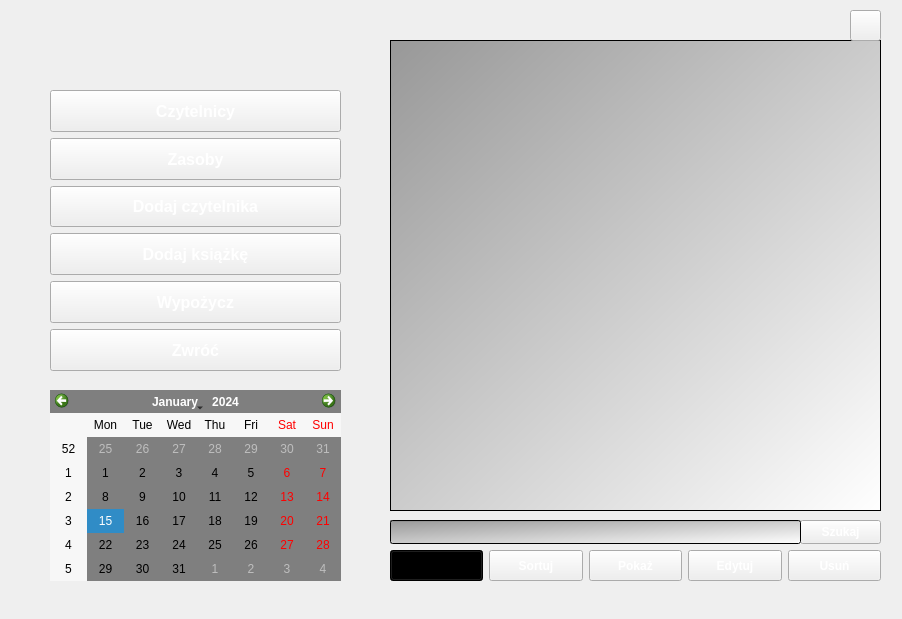
<?xml version="1.0" encoding="UTF-8"?>
<ui version="4.0">
 <class>Library</class>
 <widget class="QMainWindow" name="Library">
  <property name="geometry">
   <rect>
    <x>0</x>
    <y>0</y>
    <width>902</width>
    <height>619</height>
   </rect>
  </property>
  <property name="windowTitle">
   <string>Library</string>
  </property>
  <property name="styleSheet">
   <string notr="true"/>
  </property>
  <widget class="QWidget" name="centralwidget">
   <property name="styleSheet">
    <string notr="true">QWidget#centralwidget {
border-image: url(:/img/Back.png);
}
</string>
   </property>
   <widget class="QWidget" name="verticalLayoutWidget_2">
    <property name="geometry">
     <rect>
      <x>390</x>
      <y>40</y>
      <width>491</width>
      <height>471</height>
     </rect>
    </property>
    <layout class="QVBoxLayout" name="verticalLayout_2">
     <item>
      <widget class="QTableView" name="data">
       <property name="font">
        <font>
         <pointsize>10</pointsize>
         <bold>true</bold>
        </font>
       </property>
       <property name="styleSheet">
        <string notr="true">background-color: qlineargradient(spread:pad, x1:0, y1:0, x2:1, y2:1, stop:0 rgba(152, 152, 152, 255), stop:1 rgba(255, 255, 255, 255));</string>
       </property>
      </widget>
     </item>
    </layout>
   </widget>
   <widget class="QCalendarWidget" name="calendarWidget">
    <property name="geometry">
     <rect>
      <x>50</x>
      <y>390</y>
      <width>291</width>
      <height>191</height>
     </rect>
    </property>
    <property name="styleSheet">
     <string notr="true">background-color: rgb(127, 127, 127);</string>
    </property>
   </widget>
   <widget class="QWidget" name="layoutWidget">
    <property name="geometry">
     <rect>
      <x>50</x>
      <y>90</y>
      <width>291</width>
      <height>281</height>
     </rect>
    </property>
    <layout class="QGridLayout" name="gridLayout">
     <item row="3" column="0">
      <widget class="QPushButton" name="AddReader">
       <property name="sizePolicy">
        <sizepolicy hsizetype="Expanding" vsizetype="Expanding">
         <horstretch>0</horstretch>
         <verstretch>0</verstretch>
        </sizepolicy>
       </property>
       <property name="font">
        <font>
         <pointsize>12</pointsize>
         <bold>true</bold>
        </font>
       </property>
       <property name="styleSheet">
        <string notr="true">QPushButton {
	border-image: url(:/img/Button.png);
	color: white;
}
QPushButton:hover {
	
	border-image: url(:/img/Hover.png);
	color: white;
}
QPushButton:pressed {
	border-image: url(:/img/Pressed.png);
	color: white;
}</string>
       </property>
       <property name="text">
        <string>Dodaj czytelnika</string>
       </property>
      </widget>
     </item>
     <item row="4" column="0">
      <widget class="QPushButton" name="AddBook">
       <property name="sizePolicy">
        <sizepolicy hsizetype="Expanding" vsizetype="Expanding">
         <horstretch>0</horstretch>
         <verstretch>0</verstretch>
        </sizepolicy>
       </property>
       <property name="font">
        <font>
         <pointsize>12</pointsize>
         <bold>true</bold>
        </font>
       </property>
       <property name="styleSheet">
        <string notr="true">QPushButton {
	border-image: url(:/img/Button.png);
	color: white;
}
QPushButton:hover {
	
	border-image: url(:/img/Hover.png);
	color: white;
}
QPushButton:pressed {
	border-image: url(:/img/Pressed.png);
	color: white;
}</string>
       </property>
       <property name="text">
        <string>Dodaj książkę</string>
       </property>
      </widget>
     </item>
     <item row="1" column="0">
      <widget class="QPushButton" name="ShowReaders">
       <property name="sizePolicy">
        <sizepolicy hsizetype="Expanding" vsizetype="Expanding">
         <horstretch>0</horstretch>
         <verstretch>0</verstretch>
        </sizepolicy>
       </property>
       <property name="baseSize">
        <size>
         <width>0</width>
         <height>0</height>
        </size>
       </property>
       <property name="font">
        <font>
         <family>Segoe UI</family>
         <pointsize>12</pointsize>
         <bold>true</bold>
        </font>
       </property>
       <property name="styleSheet">
        <string notr="true">QPushButton {
	border-image: url(:/img/Button.png);
	color: white;
}
QPushButton:hover {
	
	border-image: url(:/img/Hover.png);
	color: white;
}
QPushButton:pressed {
	border-image: url(:/img/Pressed.png);
	color: white;
}</string>
       </property>
       <property name="text">
        <string>Czytelnicy</string>
       </property>
      </widget>
     </item>
     <item row="6" column="0">
      <widget class="QPushButton" name="Unrent">
       <property name="sizePolicy">
        <sizepolicy hsizetype="Expanding" vsizetype="Expanding">
         <horstretch>0</horstretch>
         <verstretch>0</verstretch>
        </sizepolicy>
       </property>
       <property name="font">
        <font>
         <pointsize>12</pointsize>
         <bold>true</bold>
        </font>
       </property>
       <property name="styleSheet">
        <string notr="true">QPushButton {
	border-image: url(:/img/Button.png);
	color: white;
}
QPushButton:hover {
	
	border-image: url(:/img/Hover.png);
	color: white;
}
QPushButton:pressed {
	border-image: url(:/img/Pressed.png);
	color: white;
}</string>
       </property>
       <property name="text">
        <string>Zwróć</string>
       </property>
      </widget>
     </item>
     <item row="5" column="0">
      <widget class="QPushButton" name="Rent">
       <property name="sizePolicy">
        <sizepolicy hsizetype="Expanding" vsizetype="Expanding">
         <horstretch>0</horstretch>
         <verstretch>0</verstretch>
        </sizepolicy>
       </property>
       <property name="font">
        <font>
         <pointsize>12</pointsize>
         <bold>true</bold>
        </font>
       </property>
       <property name="styleSheet">
        <string notr="true">QPushButton {
	border-image: url(:/img/Button.png);
	color: white;
}
QPushButton:hover {
	
	border-image: url(:/img/Hover.png);
	color: white;
}
QPushButton:pressed {
	border-image: url(:/img/Pressed.png);
	color: white;
}</string>
       </property>
       <property name="text">
        <string>Wypożycz</string>
       </property>
      </widget>
     </item>
     <item row="2" column="0">
      <widget class="QPushButton" name="ShowBooks">
       <property name="sizePolicy">
        <sizepolicy hsizetype="Expanding" vsizetype="Expanding">
         <horstretch>0</horstretch>
         <verstretch>0</verstretch>
        </sizepolicy>
       </property>
       <property name="font">
        <font>
         <pointsize>12</pointsize>
         <bold>true</bold>
        </font>
       </property>
       <property name="styleSheet">
        <string>QPushButton {
	border-image: url(:/img/Button.png);
	color: white;
}
QPushButton:hover {
	
	border-image: url(:/img/Hover.png);
	color: white;
}
QPushButton:pressed {
	border-image: url(:/img/Pressed.png);
	color: white;
}</string>
       </property>
       <property name="text">
        <string>Zasoby</string>
       </property>
      </widget>
     </item>
    </layout>
   </widget>
   <widget class="QWidget" name="layoutWidget">
    <property name="geometry">
     <rect>
      <x>390</x>
      <y>550</y>
      <width>491</width>
      <height>31</height>
     </rect>
    </property>
    <layout class="QHBoxLayout" name="horizontalLayout_2">
     <item>
      <widget class="QComboBox" name="comboBox">
       <property name="sizePolicy">
        <sizepolicy hsizetype="Preferred" vsizetype="Preferred">
         <horstretch>0</horstretch>
         <verstretch>0</verstretch>
        </sizepolicy>
       </property>
       <property name="minimumSize">
        <size>
         <width>0</width>
         <height>0</height>
        </size>
       </property>
       <property name="styleSheet">
        <string notr="true">background-color: qlineargradient(spread:pad, x1:0, y1:0, x2:1, y2:1, stop:0 rgba(152, 152, 152, 255), stop:1 rgba(255, 255, 255, 255));</string>
       </property>
      </widget>
     </item>
     <item>
      <widget class="QPushButton" name="Sort">
       <property name="sizePolicy">
        <sizepolicy hsizetype="Minimum" vsizetype="Preferred">
         <horstretch>0</horstretch>
         <verstretch>0</verstretch>
        </sizepolicy>
       </property>
       <property name="font">
        <font>
         <bold>true</bold>
        </font>
       </property>
       <property name="styleSheet">
        <string>QPushButton {
	border-image: url(:/img/Short.png);
	color: white;
}
QPushButton:hover {
	border-image: url(:/img/ShortHoover.png);
	color: white;
}
QPushButton:pressed {
	
	border-image: url(:/img/ShortPressed.png);
	color: white;
}</string>
       </property>
       <property name="text">
        <string>Sortuj</string>
       </property>
      </widget>
     </item>
     <item>
      <widget class="QPushButton" name="Show">
       <property name="sizePolicy">
        <sizepolicy hsizetype="Minimum" vsizetype="Preferred">
         <horstretch>0</horstretch>
         <verstretch>0</verstretch>
        </sizepolicy>
       </property>
       <property name="font">
        <font>
         <bold>true</bold>
        </font>
       </property>
       <property name="styleSheet">
        <string notr="true">QPushButton {
	border-image: url(:/img/Short.png);
	color: white;
}
QPushButton:hover {
	border-image: url(:/img/ShortHoover.png);
	color: white;
}
QPushButton:pressed {
	
	border-image: url(:/img/ShortPressed.png);
	color: white;
}</string>
       </property>
       <property name="text">
        <string>Pokaż</string>
       </property>
      </widget>
     </item>
     <item>
      <widget class="QPushButton" name="Edit">
       <property name="sizePolicy">
        <sizepolicy hsizetype="Minimum" vsizetype="Preferred">
         <horstretch>0</horstretch>
         <verstretch>0</verstretch>
        </sizepolicy>
       </property>
       <property name="font">
        <font>
         <bold>true</bold>
        </font>
       </property>
       <property name="styleSheet">
        <string notr="true">QPushButton {
	border-image: url(:/img/Short.png);
	color: white;
}
QPushButton:hover {
	border-image: url(:/img/ShortHoover.png);
	color: white;
}
QPushButton:pressed {
	
	border-image: url(:/img/ShortPressed.png);
	color: white;
}</string>
       </property>
       <property name="text">
        <string>Edytuj</string>
       </property>
      </widget>
     </item>
     <item>
      <widget class="QPushButton" name="RemoveBook">
       <property name="sizePolicy">
        <sizepolicy hsizetype="Minimum" vsizetype="Preferred">
         <horstretch>0</horstretch>
         <verstretch>0</verstretch>
        </sizepolicy>
       </property>
       <property name="font">
        <font>
         <bold>true</bold>
        </font>
       </property>
       <property name="styleSheet">
        <string notr="true">QPushButton {
	border-image: url(:/img/Short.png);
	color: white;
}
QPushButton:hover {
	border-image: url(:/img/ShortHoover.png);
	color: white;
}
QPushButton:pressed {
	
	border-image: url(:/img/ShortPressed.png);
	color: white;
}</string>
       </property>
       <property name="text">
        <string>Usuń</string>
       </property>
      </widget>
     </item>
    </layout>
   </widget>
   <widget class="QWidget" name="verticalLayoutWidget">
    <property name="geometry">
     <rect>
      <x>20</x>
      <y>10</y>
      <width>341</width>
      <height>80</height>
     </rect>
    </property>
    <layout class="QVBoxLayout" name="verticalLayout">
     <item>
      <widget class="QLabel" name="Logo">
       <property name="font">
        <font>
         <pointsize>36</pointsize>
        </font>
       </property>
       <property name="text">
        <string/>
       </property>
       <property name="alignment">
        <set>Qt::AlignCenter</set>
       </property>
      </widget>
     </item>
    </layout>
   </widget>
   <widget class="QPushButton" name="Close">
    <property name="geometry">
     <rect>
      <x>850</x>
      <y>10</y>
      <width>31</width>
      <height>31</height>
     </rect>
    </property>
    <property name="styleSheet">
     <string notr="true">QPushButton
{
border-image: url(:/img/Close.png);
}
QPushButton:pressed
{
	border-image: url(:/img/ClosePress.png);
}</string>
    </property>
    <property name="text">
     <string/>
    </property>
   </widget>
   <widget class="QPushButton" name="FindBook">
    <property name="geometry">
     <rect>
      <x>800</x>
      <y>520</y>
      <width>81</width>
      <height>24</height>
     </rect>
    </property>
    <property name="sizePolicy">
     <sizepolicy hsizetype="Fixed" vsizetype="Preferred">
      <horstretch>0</horstretch>
      <verstretch>0</verstretch>
     </sizepolicy>
    </property>
    <property name="font">
     <font>
      <bold>true</bold>
     </font>
    </property>
    <property name="styleSheet">
     <string notr="true">QPushButton {
	border-image: url(:/img/Short.png);
	color: white;
}
QPushButton:hover {
	border-image: url(:/img/ShortHoover.png);
	color: white;
}
QPushButton:pressed {
	
	border-image: url(:/img/ShortPressed.png);
	color: white;
}</string>
    </property>
    <property name="text">
     <string>Szukaj</string>
    </property>
   </widget>
   <widget class="QLineEdit" name="Title">
    <property name="geometry">
     <rect>
      <x>390</x>
      <y>520</y>
      <width>411</width>
      <height>24</height>
     </rect>
    </property>
    <property name="maximumSize">
     <size>
      <width>16777000</width>
      <height>16777215</height>
     </size>
    </property>
    <property name="font">
     <font>
      <pointsize>9</pointsize>
     </font>
    </property>
    <property name="styleSheet">
     <string notr="true">background-color: qlineargradient(spread:pad, x1:0, y1:0, x2:1, y2:1, stop:0 rgba(152, 152, 152, 255), stop:1 rgba(255, 255, 255, 255));</string>
    </property>
   </widget>
  </widget>
  <widget class="QMenuBar" name="menubar">
   <property name="geometry">
    <rect>
     <x>0</x>
     <y>0</y>
     <width>902</width>
     <height>21</height>
    </rect>
   </property>
  </widget>
 </widget>
 <resources/>
 <connections/>
</ui>
